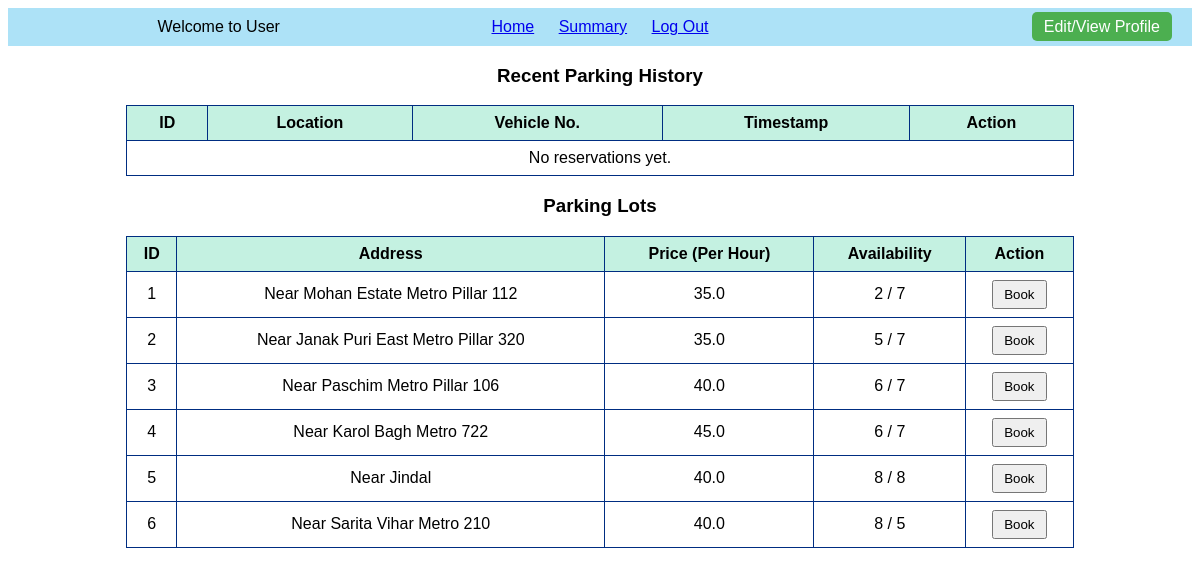
Screenshot of /user_dashboard with the database file from the repository.
### models/model.py (models this page shows)
class Parking_Lot(db.Model):
    __tablename__ = "parking_lot"
    id = db.Column(db.Integer, primary_key=True)
    prime_location_name = db.Column(db.String, nullable=False)
    price = db.Column(db.Float, nullable=False)
    address = db.Column(db.String, nullable=False)
    pin_code = db.Column(db.String, nullable=False)
    maximum_number_of_spots = db.Column(db.Integer, nullable=False)
    spots = db.relationship('Parking_Spot', backref='parking_lot', lazy=True, cascade="all, delete")

### controllers/file_1.py (the view)
@main_routes.route('/user_dashboard')
def user_dashboard():
    user_id = session.get('user_id')
    user = User_Info.query.get(user_id) if user_id else None
    lots = Parking_Lot.query.all()
    reservations = Reservation.query.filter_by(user_id=user_id).order_by(Reservation.parking_timestamp.desc()).all()
    return render_template('user_dashboard.html', lots=lots, user=user, reservations=reservations)

### templates/user_dashboard.html (shortened to what this page needs)
{% extends "base_user.html" %}
{% block content %}
<h3>Recent Parking History</h3>
<div>
    <table>
        <thead>
            <tr>
                <th>ID</th>
                <th>Location</th>
                <th>Vehicle No.</th>
                <th>Timestamp</th>
                <th>Action</th>
            </tr>
        </thead>
        <tbody>
            {% if reservations %}
            {% for reservation in reservations %}
            <tr>
                <td>{{ reservation.id }}</td>
                <td>
                    {% if reservation.spot and reservation.spot.parking_lot %}
                    {{ reservation.spot.parking_lot.address }}
                    {% else %}
                    (Deleted Spot)
                    {% endif %}
                </td>
                <td>{{ reservation.vehicle_number }}</td>
                <td>{{ reservation.parking_timestamp.strftime("%Y-%m-%d %H:%M") }}</td>
                <td>
                    {% if reservation.status == 'Active' %}
                    <a href="{{ url_for('main_routes.release_spot', reservation_id=reservation.id) }}">
                        <button>Release</button>
                    </a>
                    {% else %}
                    Parked Out
                    {% endif %}
                </td>
            </tr>
            {% endfor %}
            {% else %}
            <tr>
                <td colspan="5">No reservations yet.</td>
            </tr>
            {% endif %}
        </tbody>
    </table>
</div>
<h3>Parking Lots</h3>
<table>
    <thead>
        <tr>
            <th>ID</th>
            <th>Address</th>
            <th>Price (Per Hour)</th>
            <th>Availability</th>
            <th>Action</th>
        </tr>
    </thead>
    <tbody>
        {% for lot in lots %}
        <tr>
            <td>{{ lot.id }}</td>
            <td>{{ lot.address }}</td>
            <td>{{ lot.price }}</td>
            <td>
                {{
                lot.spots | selectattr("status", "equalto", "A") | list | length
                }} / {{ lot.maximum_number_of_spots }}
            </td>
            <td>
                <form action="{{ url_for('main_routes.show_book_form', lot_id=lot.id) }}" method="GET"
                    style="display:inline;">
                    <button type="submit">Book</button>
                </form>
            </td>
        </tr>
        {% endfor %}
    </tbody>
</table>
{% endblock %}

### templates/base_user.html (shortened to what this page needs)
<!DOCTYPE html>
<html lang="en">
<head>
    <link rel="stylesheet" href="/static/css/user_dashboard.css">
</head>
<body>
    <header
        style="display: flex; justify-content: space-between; align-items: center; background-color: #ade2f7; padding: 10px 20px;">
        <div style="flex: 1;">Welcome to User</div>
        <nav style="flex: 1; text-align: center;">
            <a href="{{ url_for('main_routes.user_dashboard') }}" style="margin: 0 10px;">Home</a>
            <a href="{{ url_for('main_routes.user_summary') }}" style="margin: 0 10px;">Summary</a>
            <a href="{{ url_for('main_routes.logout') }}" style="margin: 0 10px;">Log Out</a>
        </nav>
        <div style="flex: 1; text-align: right;">
            <a href="{{ url_for('main_routes.edit_profile') }}"
                style="padding: 6px 12px; background-color: #4CAF50; color: white; text-decoration: none; border-radius: 5px;">
                Edit/View Profile
            </a>
        </div>
    </header>
    <main>
        {% block content %}{% endblock %}
    </main>
</body>
</html>

### static/css/user_dashboard.css (style rules this page uses)
body { text-align: center; font-family: Arial, sans-serif; }
header { display: flex; justify-content: space-between; align-items: center; background-color: #cce6ff; padding: 10px 20px; }
table { margin: 0 auto; border-collapse: collapse; width: 80%; }
th, td { border: 1px solid #002d81; padding: 8px; }
th { background-color: #c4f1e1; }
button { padding: 5px 10px; cursor: pointer; }

### rows the page displays
Parking_Lot: id "1", address "Near Mohan Estate Metro Pillar 112", price "35.0", spots|selectattr "2", maximum_number_of_spots "7"
Parking_Lot: id "2", address "Near Janak Puri East Metro Pillar 320", price "35.0", spots|selectattr "5", maximum_number_of_spots "7"
Parking_Lot: id "3", address "Near Paschim Metro Pillar 106", price "40.0", spots|selectattr "6", maximum_number_of_spots "7"
Parking_Lot: id "4", address "Near Karol Bagh Metro 722", price "45.0", spots|selectattr "6", maximum_number_of_spots "7"
Parking_Lot: id "5", address "Near Jindal", price "40.0", spots|selectattr "8", maximum_number_of_spots "8"
Parking_Lot: id "6", address "Near Sarita Vihar Metro 210", price "40.0", spots|selectattr "8", maximum_number_of_spots "5"
